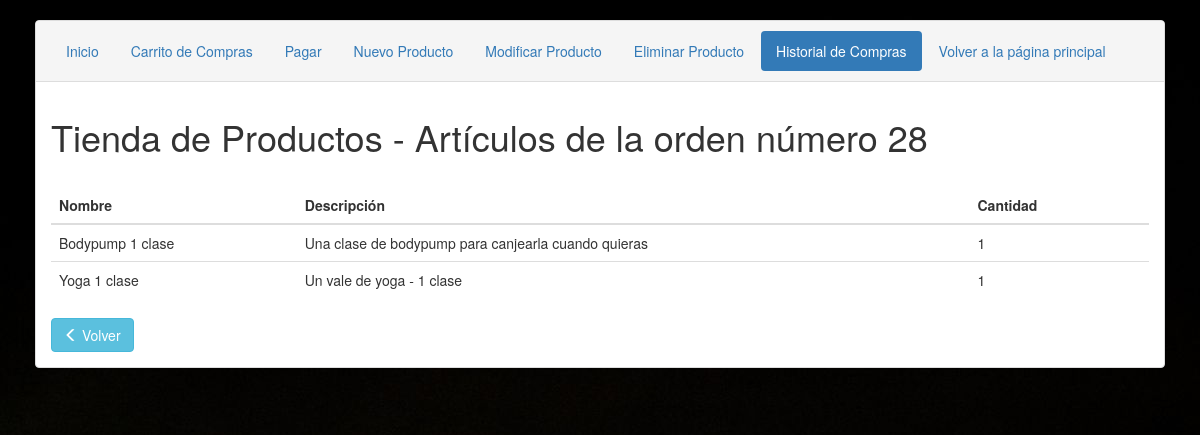
The page /carrito-master/admin/VerUnaOrden.php?id=28 on the database its author committed.
### tables this page shows
CREATE TABLE IF NOT EXISTS `orden_articulos` (
  `id` int(11) NOT NULL AUTO_INCREMENT,
  `order_id` int(11) NOT NULL,
  `product_id` int(11) NOT NULL,
  `quantity` int(5) NOT NULL,
  PRIMARY KEY (`id`),
  KEY `order_id` (`order_id`)
);

CREATE TABLE IF NOT EXISTS `mis_productos` (
  `id` int(11) NOT NULL AUTO_INCREMENT,
  `name` varchar(200) NOT NULL,
  `description` text NOT NULL,
  `price` float(10,2) NOT NULL,
  `created` datetime NOT NULL,
  `modified` datetime NOT NULL,
  `status` enum('1','0') NOT NULL DEFAULT '1',
  `image` varchar(255) NOT NULL,
  `featured` int(11) NOT NULL COMMENT 'para que salga en productos destacados',
  PRIMARY KEY (`id`)
);

### carrito-master/admin/VerUnaOrden.php (the view, shortened to what this page needs)
<?php
$idpasada=$_REQUEST['id'];
?>
<!DOCTYPE html>
<html lang="es">
<head>
    <link rel="stylesheet" href="http://maxcdn.bootstrapcdn.com/bootstrap/3.3.7/css/bootstrap.min.css">
</head>
</head>
<body>
    <div class="container">
        <div class="panel panel-default">
            <div class="panel-heading">
                <ul class="nav nav-pills">
                    <li role="presentation"><a href="index.php">Inicio</a></li>
                    <li role="presentation"><a href="VerCarta.php">Carrito de Compras</a></li>
                    <li role="presentation"><a href="Pagos.php">Pagar</a></li>
                    <li role="presentation"><a href="AgregarProducto.php">Nuevo Producto</a></li>
                    <li role="presentation"><a href="ModificarProducto.php">Modificar Producto</a></li>
                    <li role="presentation"><a href="EliminarProducto.php">Eliminar Producto</a></li>
                    <li role="presentation" class="active"><a href="historialCompras.php">Historial de Compras</a></li>
                    <li role="presentation"><a href="../../index2.php">Volver a la página principal</a></li>
                </ul>
            </div>
            <div class="panel-body">
                <h1>Tienda de Productos - Artículos de la orden número <?php echo $idpasada;?></h1>
                <table class="table">
                    <thead>
                        <tr>
                            <th>Nombre</th>
                            <th>Descripción</th>
                            <th>Cantidad</th>
                            <th>&nbsp;</th>
                        </tr>
                    </thead>
                    <?php
                        include 'Configuracion.php';
                        if(!empty($_REQUEST['id'])){
                            $idpasada=$_REQUEST['id'];
                            $selectquery = "SELECT mis_productos.name AS 'nombre', mis_productos.description AS 'descripcion', orden_articulos.quantity AS quantity FROM orden_articulos JOIN orden ON orden_articulos.order_id = orden.id JOIN mis_productos ON mis_productos.id = orden_articulos.product_id WHERE orden_articulos.order_id=$idpasada;";
                            $result = mysqli_query($db , $selectquery) or die(mysqli_error($db));
                            if (mysqli_num_rows($result) > 0) {
                                    while($row = mysqli_fetch_assoc($result)) {
                                        echo "
                                        <tr>
                                            <td>".$row["nombre"]."</td>
                                            <td>".$row["descripcion"]."</td>
                                            <td>".$row["quantity"]."</td>
                                            <td>&nbsp;</td>
                                        </tr>
                                        ";
                                    }
                                }
                        }
                    ?>
                </table>
                <a href="historialCompras.php" class="btn btn-info"><i class="glyphicon glyphicon-menu-left"></i> Volver</a>
                </div>
            </div>
        </div>
</body>
</html>

### carrito-master/admin/VerUnaOrden.php (style rules this page uses)
.container { padding: 20px; }
body { background-image: url("../../images/pesa.jpg"); }

### rows shown on the page
orden_articulos: mis_productos.name "Bodypump 1 clase", mis_productos.description "Una clase de bodypump para canjearla cuando quieras", quantity "1"
orden_articulos: mis_productos.name "Yoga 1 clase", mis_productos.description "Un vale de yoga - 1 clase", quantity "1"

### other values the page prints
$idpasada "28"
